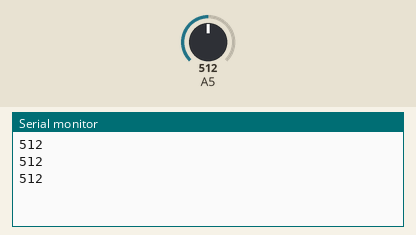
Recording of a sketch running on a simulated Arduino Uno, built with avr-gcc and run on an emulated ATmega328P. Shown: the last lines printed to the serial monitor. The test bench sets the inputs (shaded band); at power-on: A5 = 512.

Above: at 1.3 s.
1.4 s: A5 set to 716
At 1.9 s:
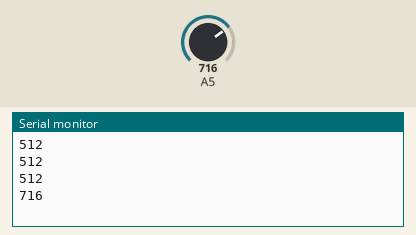
2.9 s: A5 set to 900
At 3.4 s:
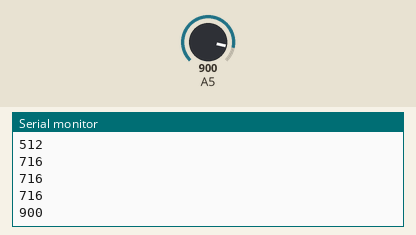
Timing chart, 0 to 5.9 s (numbered marks = the images above; inputs shaded):
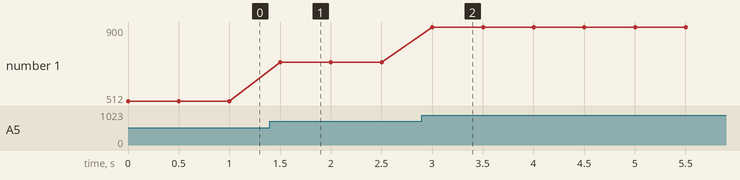

The sketch:

LightBin.ino
```cpp
/*
/* Grove - Light Sensor demo v1.0
*
* signal wire to A0.
* By: http://www.seeedstudio.com
*/
#include <math.h>
const int thresholdvalue=10;         //The threshold for which the LED should turn on.
 //Resistance of sensor in K

float lastRes = 0;

void setup() {
  Serial.begin(9600);                //Start the Serial connection
}
void loop() {
  int sensorValue = analogRead(5);
  Serial.println(sensorValue);

  float newRes = convertToRes(sensorValue);

  float delta = newRes - lastRes;
  float abs_delta = abs(delta);
  // if ( abs_delta > 1.0f ) {
    //Serial.println(delta);
  // }

  lastRes = newRes;
  delay(500);
}

float convertToRes(int sensorValue) {
  return (float)(1023-sensorValue)*10/sensorValue;
}
```

Measured:
- after the input at 1.4 s, the serial monitor: prints a new line after 0.10 s (image 1)
- after the input at 2.9 s, the serial monitor: prints a new line after 0.10 s (image 2)
- plotted number 1: 512 → 716 after the input at 1.4 s, 716 → 900 after the input at 2.9 s
